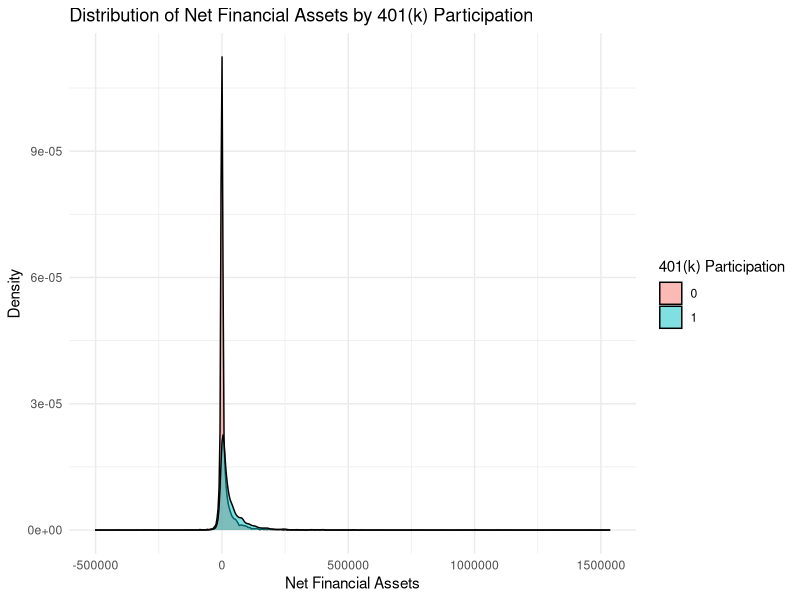

The R source for this figure:
# install.packages("ggplot2")
# import packages
library(ggplot2)

# read data
data <- read.csv("401k.csv")

# form graph of distribution from PSet 1
p401_density_plot <- ggplot(data, aes(x = net_tfa, fill = as.factor(p401))) +
  geom_density(alpha = 0.5) +
  labs(title = "Distribution of Net Financial Assets by 401(k) Participation",
       x = "Net Financial Assets", y = "Density", fill = "401(k) Participation") +
  theme_minimal()

p401_density_plot
